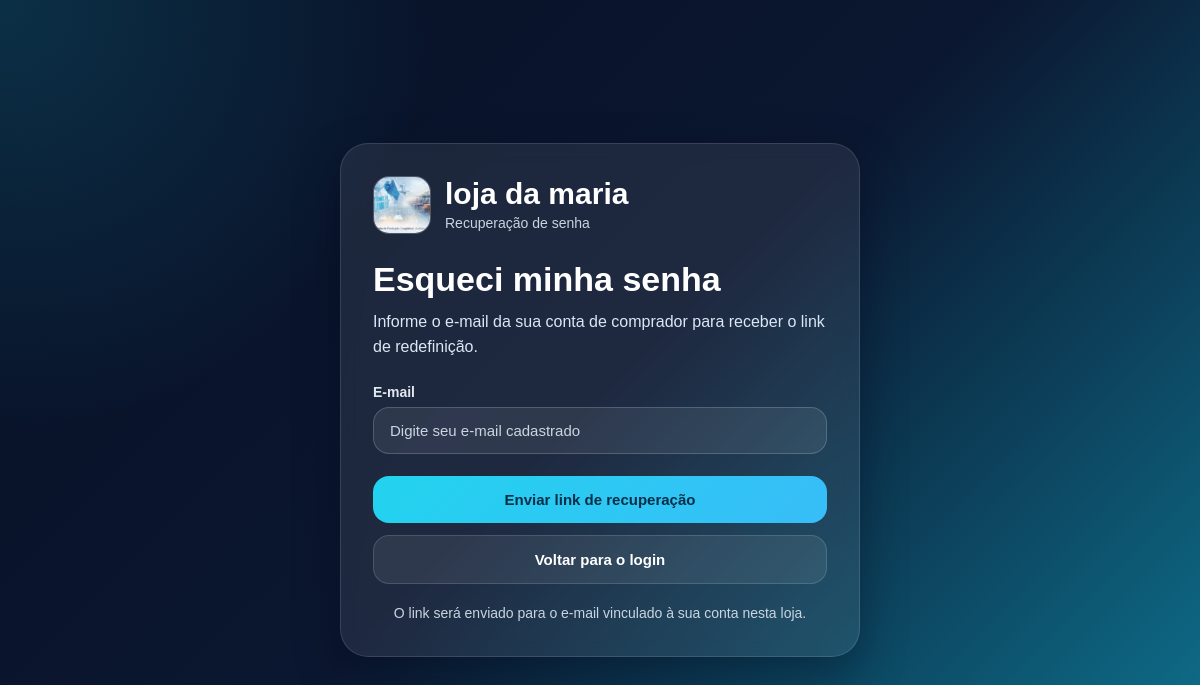
The page /comprador/loja-da-maria/recuperar/ on the database its author committed.
### lojas/models.py (models this page shows, shortened)
class Loja(models.Model):
    tipo_loja = models.CharField(
        max_length=30,
        choices=TIPOS_LOJA,
        default="outros",
        verbose_name="Tipo da loja"
    )
    dono = models.OneToOneField(
        User,
        on_delete=models.CASCADE,
        related_name="loja"
    )
    nome = models.CharField(max_length=150)
    slug = models.SlugField(max_length=160, unique=True, blank=True)
    descricao = models.TextField(blank=True, null=True)
    logo = models.ImageField(upload_to="lojas/", blank=True, null=True)
    email_comercial = models.EmailField(blank=True, null=True)
    telefone = models.CharField(max_length=30, blank=True, null=True)
    cnpj = models.CharField(max_length=30, blank=True, null=True)
    endereco = models.CharField(max_length=255, blank=True, null=True)
    banner_titulo = models.CharField(max_length=150, blank=True, null=True)
    banner_subtitulo = models.CharField(max_length=255, blank=True, null=True)
    banner_botao_texto = models.CharField(max_length=100, blank=True, null=True)
    banner_botao_link = models.CharField(max_length=255, blank=True, null=True)
    banner_cor_inicio = models.CharField(max_length=20, blank=True, null=True)
    banner_cor_fim = models.CharField(max_length=20, blank=True, null=True)
    banner_imagem = models.ImageField(upload_to="banners/", blank=True, null=True)
    texto_busca = models.CharField(max_length=150, blank=True, null=True)
    ativa = models.BooleanField(default=True)
    valor_licenca = models.DecimalField(max_digits=10, decimal_places=2, default=59.90)
    data_ultimo_pagamento = models.DateField(blank=True, null=True)
    data_vencimento_licenca = models.DateField(blank=True, null=True)
    status_licenca = models.CharField(
        max_length=20,
        choices=STATUS_LICENCA_CHOICES,
        default="pendente"
    )
    dominio = models.CharField(max_length=255, blank=True, null=True)
    link_pagamento = models.URLField(blank=True, null=True)
    chave_pix = models.CharField(max_length=255, blank=True, null=True)
    pix_copia_cola = models.TextField(blank=True, null=True)
    nome_recebedor = models.CharField(max_length=150, blank=True, null=True)
    whatsapp_financeiro = models.CharField(max_length=30, blank=True, null=True)
    aceitar_pix = models.BooleanField(default=True)
    aceitar_cartao = models.BooleanField(default=True)
    aceitar_whatsapp_financeiro = models.BooleanField(default=True)
    observacoes_licenca = models.TextField(blank=True, null=True)
    mp_preapproval_id = models.CharField(max_length=120, blank=True, null=True)
    mp_preapproval_status = models.CharField(max_length=50, blank=True, null=True)
    mp_preapproval_init_point = models.TextField(blank=True, null=True)
    cobranca_automatica_ativa = models.BooleanField(default=False)
    criado_em = models.DateTimeField(auto_now_add=True)
    atualizado_em = models.DateTimeField(auto_now=True)
    class Meta:
        ordering = ["nome"]

### lojas/views.py (the view, shortened to what this page needs)
# urls.py: path("comprador/<slug:slug>/recuperar/", recuperar_senha_comprador, name="recuperar_senha_comprador"),
def recuperar_senha_comprador(request, slug):
    loja = get_object_or_404(Loja, slug=slug)
    return render(request, "senha/recuperar_comprador.html", {"loja": loja})

### templates/senha/recuperar_comprador.html (shortened to what this page needs)
<!DOCTYPE html>
<html lang="pt-BR">
<head>
</head>
<body>
    <div class="wrap">
        <div class="card">
            <div class="brand">
                {% if loja.logo %}
                    <div class="brand-logo">
                        <img src="{{ loja.logo.url }}" alt="{{ loja.nome }}">
                    </div>
                {% else %}
                    <div class="brand-fallback">{{ loja.nome|first|upper }}</div>
                {% endif %}
                <div class="brand-text">
                    <h2>{{ loja.nome }}</h2>
                    <span>Recuperação de senha</span>
                </div>
            </div>
            <div class="header">
                <h1>Esqueci minha senha</h1>
                <p>Informe o e-mail da sua conta de comprador para receber o link de redefinição.</p>
            </div>
            <form method="post">
                <div class="field">
                    <label for="email">E-mail</label>
                    <input type="email" id="email" name="email" placeholder="Digite seu e-mail cadastrado" required>
                </div>
                <div class="actions">
                    <button type="submit" class="btn btn-primary">Enviar link de recuperação</button>
                    <a href="{% url 'login_comprador' loja.slug %}" class="btn btn-secondary">Voltar para o login</a>
                </div>
            </form>
            <div class="footer-text">
                O link será enviado para o e-mail vinculado à sua conta nesta loja.
            </div>
        </div>
    </div>
</body>
</html>

### templates/senha/recuperar_comprador.html (style rules this page uses)
* { margin:0;padding:0;box-sizing:border-box; }
body { font-family:Arial,sans-serif; background: radial-gradient(circle at top left, rgba(34,211,238,0.16), transparent 30%), linear-gradient(135deg, #071126 0%, #0b1730 50%, #0e7490 100%); min-height:100vh; color:#e5eefc; }
.wrap { min-height:100vh; display:flex; align-items:center; justify-content:center; padding:24px; }
.card { width:100%; max-width:520px; background:rgba(255,255,255,0.08); border:1px solid rgba(255,255,255,0.12); backdrop-filter:blur(10px); border-radius:28px; padding:32px; box-shadow:0 18px 45px rgba(2,6,23,0.35); }
.brand { display:flex; align-items:center; gap:14px; margin-bottom:26px; }
.brand-logo { width:58px; height:58px; border-radius:16px; overflow:hidden; background:rgba(255,255,255,0.10); border:1px solid rgba(255,255,255,0.14); display:flex; align-items:center; justify-content:center; flex-shrink:0; }
.brand-logo img { width:100%; height:100%; object-fit:cover; display:block; }
.brand-text h2 { font-size:30px; line-height:1.1; color:#ffffff; margin-bottom:4px; }
.brand-text span { color:#cbd5e1; font-size:14px; }
.header h1 { font-size:34px; color:#ffffff; margin-bottom:10px; }
.header p { color:#dbe7f5; font-size:16px; line-height:1.6; margin-bottom:24px; }
.field { display:flex; flex-direction:column; gap:7px; margin-bottom:14px; }
.field label { font-size:14px; font-weight:700; color:#e2e8f0; }
.field input { width:100%; padding:14px 16px; border:1px solid rgba(255,255,255,0.18); border-radius:16px; background:rgba(255,255,255,0.08); color:#ffffff; font-size:15px; outline:none; }
.field input::placeholder { color:#cbd5e1; }
.actions { margin-top:22px; display:flex; flex-direction:column; gap:12px; }
.btn { width:100%; padding:15px 18px; border:none; border-radius:16px; font-weight:800; font-size:15px; cursor:pointer; text-decoration:none; text-align:center; }
.btn-primary { background:linear-gradient(135deg,#22d3ee,#38bdf8); color:#082f49; }
.btn-secondary { background:rgba(255,255,255,0.08); color:#ffffff; border:1px solid rgba(255,255,255,0.14); }
.footer-text { margin-top:18px; text-align:center; font-size:14px; color:#cbd5e1; line-height:1.6; }

### rows shown on the page
Loja: logo (picture), nome "loja da maria"
